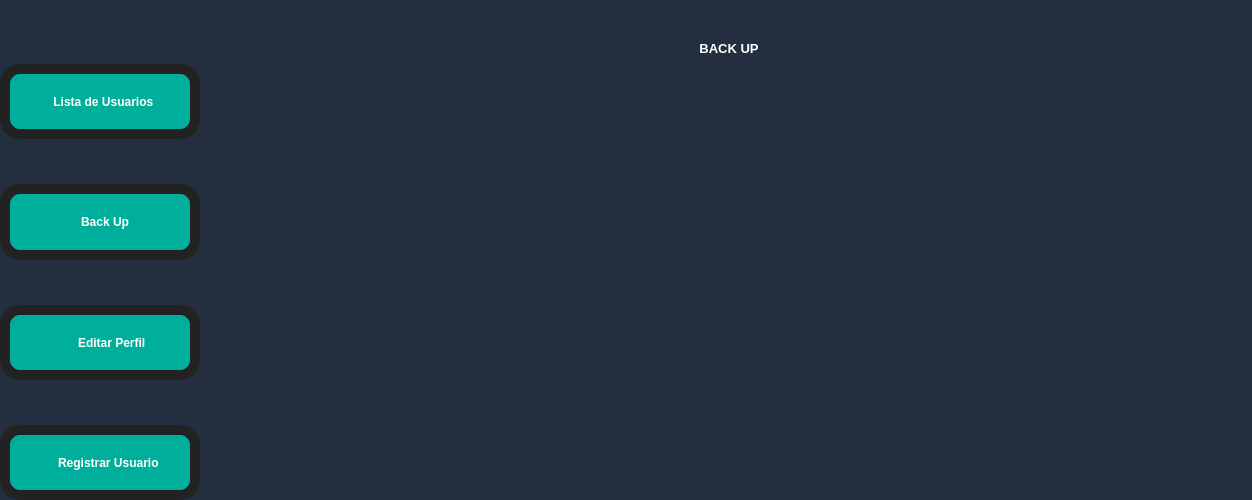
<?xml version="1.0" encoding="UTF-8"?>
<ui version="4.0">
 <class>MainWindow</class>
 <widget class="QMainWindow" name="MainWindow">
  <property name="geometry">
   <rect>
    <x>0</x>
    <y>0</y>
    <width>1252</width>
    <height>500</height>
   </rect>
  </property>
  <property name="windowTitle">
   <string>MainWindow</string>
  </property>
  <property name="styleSheet">
   <string notr="true"/>
  </property>
  <widget class="QWidget" name="centralWidget">
   <property name="styleSheet">
    <string notr="true">/*-----QWidget-----*/
QWidget
{
	border: 0;
	background-color: #232F3E;
	color: #fff;
	selection-background-color: #fff;
	selection-color: #000;
}</string>
   </property>
   <layout class="QHBoxLayout" name="horizontalLayout">
    <property name="spacing">
     <number>0</number>
    </property>
    <property name="leftMargin">
     <number>0</number>
    </property>
    <property name="topMargin">
     <number>0</number>
    </property>
    <property name="rightMargin">
     <number>0</number>
    </property>
    <property name="bottomMargin">
     <number>0</number>
    </property>
    <item alignment="Qt::AlignHCenter|Qt::AlignVCenter">
     <widget class="QFrame" name="barMenu">
      <property name="sizePolicy">
       <sizepolicy hsizetype="Preferred" vsizetype="Preferred">
        <horstretch>0</horstretch>
        <verstretch>0</verstretch>
       </sizepolicy>
      </property>
      <property name="minimumSize">
       <size>
        <width>200</width>
        <height>500</height>
       </size>
      </property>
      <property name="styleSheet">
       <string notr="true">/*-QPushButton-*/
QPushButton{
	background-color: #00af9b;
	color: #fff;
	min-width: 80px;
	border: 10px solid #222;
	border-radius: 20px;
	padding: 5px;
}

QPushButton::flat{
	background-color: transparent;
	border: none;
	color: #000;
}

QPushButton::disabled{
	background-color: #606060;
	color: #959595;
	border-color: #051a39;
}

QPushButton::hover{
	background-color:#006a9b;
	border-color: #46a2da;
	border-style: ridge;
}

QPushButton::pressed{
	background-color:  #2385b4;
	border: 1px solid #46a2da;
}

QPushButton::checked{
	background-color:#006a9b; 
	border-color: #46a2da;
	border-style: ridge;
}</string>
      </property>
      <property name="frameShape">
       <enum>QFrame::NoFrame</enum>
      </property>
      <property name="frameShadow">
       <enum>QFrame::Raised</enum>
      </property>
      <layout class="QVBoxLayout" name="verticalLayout" stretch="0,0,0,0">
       <property name="spacing">
        <number>45</number>
       </property>
       <property name="sizeConstraint">
        <enum>QLayout::SetDefaultConstraint</enum>
       </property>
       <property name="leftMargin">
        <number>0</number>
       </property>
       <property name="topMargin">
        <number>64</number>
       </property>
       <property name="rightMargin">
        <number>0</number>
       </property>
       <property name="bottomMargin">
        <number>0</number>
       </property>
       <item>
        <widget class="QPushButton" name="aListaDeUsuarios">
         <property name="sizePolicy">
          <sizepolicy hsizetype="Preferred" vsizetype="Preferred">
           <horstretch>0</horstretch>
           <verstretch>0</verstretch>
          </sizepolicy>
         </property>
         <property name="minimumSize">
          <size>
           <width>110</width>
           <height>0</height>
          </size>
         </property>
         <property name="font">
          <font>
           <weight>75</weight>
           <bold>true</bold>
           <kerning>true</kerning>
          </font>
         </property>
         <property name="text">
          <string>  Lista de Usuarios</string>
         </property>
         <property name="icon">
          <iconset resource="../RecursosSTPUI.qrc">
           <normaloff>:/Imagnes MainSTP/MyIconos/id-card-solid.svg</normaloff>:/Imagnes MainSTP/MyIconos/id-card-solid.svg</iconset>
         </property>
         <property name="iconSize">
          <size>
           <width>40</width>
           <height>40</height>
          </size>
         </property>
         <property name="checkable">
          <bool>true</bool>
         </property>
         <property name="checked">
          <bool>false</bool>
         </property>
         <property name="autoDefault">
          <bool>false</bool>
         </property>
         <property name="flat">
          <bool>false</bool>
         </property>
        </widget>
       </item>
       <item>
        <widget class="QPushButton" name="bBackUp">
         <property name="sizePolicy">
          <sizepolicy hsizetype="Preferred" vsizetype="Preferred">
           <horstretch>0</horstretch>
           <verstretch>0</verstretch>
          </sizepolicy>
         </property>
         <property name="minimumSize">
          <size>
           <width>110</width>
           <height>0</height>
          </size>
         </property>
         <property name="font">
          <font>
           <weight>75</weight>
           <bold>true</bold>
          </font>
         </property>
         <property name="layoutDirection">
          <enum>Qt::LeftToRight</enum>
         </property>
         <property name="autoFillBackground">
          <bool>false</bool>
         </property>
         <property name="styleSheet">
          <string notr="true"/>
         </property>
         <property name="text">
          <string>          Back Up       </string>
         </property>
         <property name="icon">
          <iconset resource="../RecursosSTPUI.qrc">
           <normaloff>:/Imagnes MainSTP/MyIconos/database-solid.svg</normaloff>:/Imagnes MainSTP/MyIconos/database-solid.svg</iconset>
         </property>
         <property name="iconSize">
          <size>
           <width>40</width>
           <height>40</height>
          </size>
         </property>
         <property name="checkable">
          <bool>true</bool>
         </property>
         <property name="checked">
          <bool>false</bool>
         </property>
         <property name="autoRepeat">
          <bool>false</bool>
         </property>
         <property name="autoExclusive">
          <bool>false</bool>
         </property>
         <property name="autoDefault">
          <bool>true</bool>
         </property>
         <property name="default">
          <bool>false</bool>
         </property>
         <property name="flat">
          <bool>false</bool>
         </property>
        </widget>
       </item>
       <item>
        <widget class="QPushButton" name="cEditarPerfil">
         <property name="sizePolicy">
          <sizepolicy hsizetype="Preferred" vsizetype="Preferred">
           <horstretch>0</horstretch>
           <verstretch>0</verstretch>
          </sizepolicy>
         </property>
         <property name="minimumSize">
          <size>
           <width>110</width>
           <height>0</height>
          </size>
         </property>
         <property name="font">
          <font>
           <weight>75</weight>
           <bold>true</bold>
          </font>
         </property>
         <property name="text">
          <string>       Editar Perfil</string>
         </property>
         <property name="icon">
          <iconset resource="../RecursosSTPUI.qrc">
           <normaloff>:/Imagnes MainSTP/MyIconos/cogs-solid.svg</normaloff>:/Imagnes MainSTP/MyIconos/cogs-solid.svg</iconset>
         </property>
         <property name="iconSize">
          <size>
           <width>35</width>
           <height>35</height>
          </size>
         </property>
         <property name="checkable">
          <bool>true</bool>
         </property>
         <property name="checked">
          <bool>false</bool>
         </property>
        </widget>
       </item>
       <item>
        <widget class="QPushButton" name="dRegistrarUsuario">
         <property name="sizePolicy">
          <sizepolicy hsizetype="Preferred" vsizetype="Preferred">
           <horstretch>0</horstretch>
           <verstretch>0</verstretch>
          </sizepolicy>
         </property>
         <property name="minimumSize">
          <size>
           <width>110</width>
           <height>0</height>
          </size>
         </property>
         <property name="font">
          <font>
           <weight>75</weight>
           <bold>true</bold>
          </font>
         </property>
         <property name="text">
          <string>     Registrar Usuario</string>
         </property>
         <property name="icon">
          <iconset resource="../RecursosSTPUI.qrc">
           <normaloff>:/Imagnes MainSTP/MyIconos/id-card-solid.svg</normaloff>:/Imagnes MainSTP/MyIconos/id-card-solid.svg</iconset>
         </property>
         <property name="iconSize">
          <size>
           <width>40</width>
           <height>40</height>
          </size>
         </property>
         <property name="checkable">
          <bool>true</bool>
         </property>
         <property name="checked">
          <bool>false</bool>
         </property>
        </widget>
       </item>
      </layout>
     </widget>
    </item>
    <item>
     <widget class="QFrame" name="menuPrincipal">
      <property name="sizePolicy">
       <sizepolicy hsizetype="Preferred" vsizetype="Expanding">
        <horstretch>0</horstretch>
        <verstretch>0</verstretch>
       </sizepolicy>
      </property>
      <property name="frameShape">
       <enum>QFrame::StyledPanel</enum>
      </property>
      <property name="frameShadow">
       <enum>QFrame::Raised</enum>
      </property>
      <layout class="QVBoxLayout" name="verticalLayout_4">
       <property name="spacing">
        <number>0</number>
       </property>
       <property name="leftMargin">
        <number>6</number>
       </property>
       <property name="topMargin">
        <number>0</number>
       </property>
       <property name="rightMargin">
        <number>0</number>
       </property>
       <property name="bottomMargin">
        <number>0</number>
       </property>
       <item>
        <widget class="QFrame" name="header">
         <property name="minimumSize">
          <size>
           <width>0</width>
           <height>0</height>
          </size>
         </property>
         <property name="maximumSize">
          <size>
           <width>16777215</width>
           <height>16777215</height>
          </size>
         </property>
         <property name="layoutDirection">
          <enum>Qt::LeftToRight</enum>
         </property>
         <property name="frameShape">
          <enum>QFrame::StyledPanel</enum>
         </property>
         <property name="frameShadow">
          <enum>QFrame::Raised</enum>
         </property>
         <layout class="QHBoxLayout" name="horizontalLayout_2">
          <property name="spacing">
           <number>0</number>
          </property>
          <property name="leftMargin">
           <number>0</number>
          </property>
          <property name="topMargin">
           <number>0</number>
          </property>
          <property name="rightMargin">
           <number>0</number>
          </property>
          <property name="bottomMargin">
           <number>0</number>
          </property>
          <item alignment="Qt::AlignRight">
           <widget class="QFrame" name="controlsFrame">
            <property name="frameShape">
             <enum>QFrame::StyledPanel</enum>
            </property>
            <property name="frameShadow">
             <enum>QFrame::Raised</enum>
            </property>
            <layout class="QHBoxLayout" name="horizontalLayout_4">
             <property name="spacing">
              <number>0</number>
             </property>
             <property name="leftMargin">
              <number>0</number>
             </property>
             <property name="topMargin">
              <number>0</number>
             </property>
             <property name="rightMargin">
              <number>0</number>
             </property>
             <property name="bottomMargin">
              <number>0</number>
             </property>
             <item>
              <widget class="QPushButton" name="salir">
               <property name="minimumSize">
                <size>
                 <width>0</width>
                 <height>30</height>
                </size>
               </property>
               <property name="maximumSize">
                <size>
                 <width>30</width>
                 <height>30</height>
                </size>
               </property>
               <property name="text">
                <string/>
               </property>
               <property name="icon">
                <iconset resource="../RecursosSTPUI.qrc">
                 <normaloff>:/Imagnes MainSTP/MyIconos/icono Salir.png</normaloff>:/Imagnes MainSTP/MyIconos/icono Salir.png</iconset>
               </property>
               <property name="iconSize">
                <size>
                 <width>26</width>
                 <height>26</height>
                </size>
               </property>
              </widget>
             </item>
            </layout>
           </widget>
          </item>
         </layout>
        </widget>
       </item>
       <item>
        <widget class="QFrame" name="screenFrame">
         <property name="frameShape">
          <enum>QFrame::StyledPanel</enum>
         </property>
         <property name="frameShadow">
          <enum>QFrame::Raised</enum>
         </property>
         <layout class="QVBoxLayout" name="verticalLayout_6">
          <property name="spacing">
           <number>0</number>
          </property>
          <property name="leftMargin">
           <number>0</number>
          </property>
          <property name="topMargin">
           <number>0</number>
          </property>
          <property name="rightMargin">
           <number>0</number>
          </property>
          <property name="bottomMargin">
           <number>0</number>
          </property>
          <item>
           <widget class="QStackedWidget" name="stackedWidget">
            <property name="sizePolicy">
             <sizepolicy hsizetype="Preferred" vsizetype="Preferred">
              <horstretch>0</horstretch>
              <verstretch>0</verstretch>
             </sizepolicy>
            </property>
            <property name="font">
             <font>
              <weight>75</weight>
              <bold>true</bold>
             </font>
            </property>
            <property name="currentIndex">
             <number>1</number>
            </property>
            <widget class="QWidget" name="listaDeUsuarios">
             <property name="font">
              <font>
               <weight>75</weight>
               <bold>true</bold>
              </font>
             </property>
             <layout class="QVBoxLayout" name="verticalLayout_7">
              <property name="spacing">
               <number>0</number>
              </property>
              <property name="leftMargin">
               <number>0</number>
              </property>
              <property name="topMargin">
               <number>0</number>
              </property>
              <property name="rightMargin">
               <number>0</number>
              </property>
              <property name="bottomMargin">
               <number>0</number>
              </property>
              <item alignment="Qt::AlignTop">
               <widget class="QFrame" name="usuariosTittle">
                <property name="frameShape">
                 <enum>QFrame::StyledPanel</enum>
                </property>
                <property name="frameShadow">
                 <enum>QFrame::Raised</enum>
                </property>
                <layout class="QVBoxLayout" name="verticalLayout_8">
                 <item alignment="Qt::AlignHCenter|Qt::AlignTop">
                  <widget class="QLabel" name="usuariosLabel">
                   <property name="sizePolicy">
                    <sizepolicy hsizetype="Fixed" vsizetype="Preferred">
                     <horstretch>0</horstretch>
                     <verstretch>0</verstretch>
                    </sizepolicy>
                   </property>
                   <property name="font">
                    <font>
                     <pointsize>10</pointsize>
                     <weight>75</weight>
                     <bold>true</bold>
                    </font>
                   </property>
                   <property name="text">
                    <string>LISTA DE USUARIOS</string>
                   </property>
                   <property name="alignment">
                    <set>Qt::AlignCenter</set>
                   </property>
                  </widget>
                 </item>
                </layout>
               </widget>
              </item>
              <item>
               <widget class="QFrame" name="usuariosFrame">
                <property name="sizePolicy">
                 <sizepolicy hsizetype="Preferred" vsizetype="Expanding">
                  <horstretch>0</horstretch>
                  <verstretch>0</verstretch>
                 </sizepolicy>
                </property>
                <property name="autoFillBackground">
                 <bool>false</bool>
                </property>
                <property name="frameShape">
                 <enum>QFrame::StyledPanel</enum>
                </property>
                <property name="frameShadow">
                 <enum>QFrame::Raised</enum>
                </property>
                <layout class="QGridLayout" name="gridLayout">
                 <property name="leftMargin">
                  <number>0</number>
                 </property>
                 <property name="topMargin">
                  <number>0</number>
                 </property>
                 <property name="rightMargin">
                  <number>0</number>
                 </property>
                 <property name="bottomMargin">
                  <number>0</number>
                 </property>
                 <property name="spacing">
                  <number>0</number>
                 </property>
                </layout>
               </widget>
              </item>
             </layout>
            </widget>
            <widget class="QWidget" name="backUp">
             <layout class="QVBoxLayout" name="verticalLayout_14">
              <property name="spacing">
               <number>0</number>
              </property>
              <property name="leftMargin">
               <number>0</number>
              </property>
              <property name="topMargin">
               <number>0</number>
              </property>
              <property name="rightMargin">
               <number>0</number>
              </property>
              <property name="bottomMargin">
               <number>0</number>
              </property>
              <item>
               <widget class="QFrame" name="backUpTittle">
                <property name="frameShape">
                 <enum>QFrame::StyledPanel</enum>
                </property>
                <property name="frameShadow">
                 <enum>QFrame::Raised</enum>
                </property>
                <layout class="QVBoxLayout" name="verticalLayout_13">
                 <property name="spacing">
                  <number>0</number>
                 </property>
                 <item alignment="Qt::AlignHCenter|Qt::AlignTop">
                  <widget class="QLabel" name="backUpLabel">
                   <property name="sizePolicy">
                    <sizepolicy hsizetype="Fixed" vsizetype="Preferred">
                     <horstretch>0</horstretch>
                     <verstretch>0</verstretch>
                    </sizepolicy>
                   </property>
                   <property name="font">
                    <font>
                     <pointsize>10</pointsize>
                     <weight>75</weight>
                     <bold>true</bold>
                     <kerning>true</kerning>
                    </font>
                   </property>
                   <property name="text">
                    <string>BACK UP</string>
                   </property>
                   <property name="alignment">
                    <set>Qt::AlignCenter</set>
                   </property>
                   <property name="wordWrap">
                    <bool>false</bool>
                   </property>
                  </widget>
                 </item>
                 <item>
                  <widget class="QFrame" name="BackUpframe">
                   <property name="sizePolicy">
                    <sizepolicy hsizetype="Preferred" vsizetype="Expanding">
                     <horstretch>0</horstretch>
                     <verstretch>0</verstretch>
                    </sizepolicy>
                   </property>
                   <property name="frameShape">
                    <enum>QFrame::StyledPanel</enum>
                   </property>
                   <property name="frameShadow">
                    <enum>QFrame::Raised</enum>
                   </property>
                   <layout class="QGridLayout" name="gridLayout_4">
                    <property name="leftMargin">
                     <number>0</number>
                    </property>
                    <property name="topMargin">
                     <number>0</number>
                    </property>
                    <property name="rightMargin">
                     <number>0</number>
                    </property>
                    <property name="bottomMargin">
                     <number>0</number>
                    </property>
                    <property name="spacing">
                     <number>0</number>
                    </property>
                   </layout>
                  </widget>
                 </item>
                </layout>
               </widget>
              </item>
             </layout>
            </widget>
            <widget class="QWidget" name="perfil">
             <layout class="QVBoxLayout" name="verticalLayout_12">
              <property name="spacing">
               <number>0</number>
              </property>
              <property name="leftMargin">
               <number>0</number>
              </property>
              <property name="topMargin">
               <number>0</number>
              </property>
              <property name="rightMargin">
               <number>0</number>
              </property>
              <property name="bottomMargin">
               <number>0</number>
              </property>
              <item>
               <widget class="QFrame" name="perfilTittle">
                <property name="frameShape">
                 <enum>QFrame::StyledPanel</enum>
                </property>
                <property name="frameShadow">
                 <enum>QFrame::Raised</enum>
                </property>
                <layout class="QVBoxLayout" name="verticalLayout_11">
                 <property name="spacing">
                  <number>0</number>
                 </property>
                 <property name="leftMargin">
                  <number>9</number>
                 </property>
                 <property name="topMargin">
                  <number>9</number>
                 </property>
                 <property name="rightMargin">
                  <number>9</number>
                 </property>
                 <property name="bottomMargin">
                  <number>9</number>
                 </property>
                 <item alignment="Qt::AlignHCenter|Qt::AlignTop">
                  <widget class="QLabel" name="perfiLabel">
                   <property name="sizePolicy">
                    <sizepolicy hsizetype="Fixed" vsizetype="Preferred">
                     <horstretch>0</horstretch>
                     <verstretch>0</verstretch>
                    </sizepolicy>
                   </property>
                   <property name="minimumSize">
                    <size>
                     <width>0</width>
                     <height>0</height>
                    </size>
                   </property>
                   <property name="font">
                    <font>
                     <pointsize>10</pointsize>
                     <weight>75</weight>
                     <bold>true</bold>
                    </font>
                   </property>
                   <property name="text">
                    <string>PERFIL</string>
                   </property>
                   <property name="alignment">
                    <set>Qt::AlignCenter</set>
                   </property>
                  </widget>
                 </item>
                </layout>
               </widget>
              </item>
              <item>
               <widget class="QFrame" name="perfilFrame">
                <property name="sizePolicy">
                 <sizepolicy hsizetype="Preferred" vsizetype="Expanding">
                  <horstretch>0</horstretch>
                  <verstretch>0</verstretch>
                 </sizepolicy>
                </property>
                <property name="frameShape">
                 <enum>QFrame::StyledPanel</enum>
                </property>
                <property name="frameShadow">
                 <enum>QFrame::Raised</enum>
                </property>
                <layout class="QGridLayout" name="gridLayout_3">
                 <property name="leftMargin">
                  <number>0</number>
                 </property>
                 <property name="topMargin">
                  <number>0</number>
                 </property>
                 <property name="rightMargin">
                  <number>0</number>
                 </property>
                 <property name="bottomMargin">
                  <number>0</number>
                 </property>
                 <property name="spacing">
                  <number>0</number>
                 </property>
                </layout>
               </widget>
              </item>
             </layout>
            </widget>
            <widget class="QWidget" name="registro">
             <layout class="QVBoxLayout" name="verticalLayout_10">
              <property name="spacing">
               <number>0</number>
              </property>
              <property name="leftMargin">
               <number>0</number>
              </property>
              <property name="topMargin">
               <number>0</number>
              </property>
              <property name="rightMargin">
               <number>0</number>
              </property>
              <property name="bottomMargin">
               <number>0</number>
              </property>
              <item>
               <widget class="QFrame" name="registroTittle">
                <property name="frameShape">
                 <enum>QFrame::StyledPanel</enum>
                </property>
                <property name="frameShadow">
                 <enum>QFrame::Raised</enum>
                </property>
                <layout class="QVBoxLayout" name="verticalLayout_9">
                 <property name="spacing">
                  <number>0</number>
                 </property>
                 <item alignment="Qt::AlignHCenter|Qt::AlignTop">
                  <widget class="QLabel" name="registroLabel">
                   <property name="sizePolicy">
                    <sizepolicy hsizetype="Fixed" vsizetype="Preferred">
                     <horstretch>0</horstretch>
                     <verstretch>0</verstretch>
                    </sizepolicy>
                   </property>
                   <property name="font">
                    <font>
                     <pointsize>10</pointsize>
                     <weight>75</weight>
                     <bold>true</bold>
                    </font>
                   </property>
                   <property name="text">
                    <string>REGISTRAR USUARIO NUEVO</string>
                   </property>
                   <property name="alignment">
                    <set>Qt::AlignCenter</set>
                   </property>
                  </widget>
                 </item>
                </layout>
               </widget>
              </item>
              <item>
               <widget class="QFrame" name="registroFrame">
                <property name="sizePolicy">
                 <sizepolicy hsizetype="Preferred" vsizetype="Expanding">
                  <horstretch>0</horstretch>
                  <verstretch>0</verstretch>
                 </sizepolicy>
                </property>
                <property name="frameShape">
                 <enum>QFrame::StyledPanel</enum>
                </property>
                <property name="frameShadow">
                 <enum>QFrame::Raised</enum>
                </property>
                <layout class="QGridLayout" name="gridLayout_2">
                 <property name="leftMargin">
                  <number>0</number>
                 </property>
                 <property name="topMargin">
                  <number>0</number>
                 </property>
                 <property name="rightMargin">
                  <number>0</number>
                 </property>
                 <property name="bottomMargin">
                  <number>0</number>
                 </property>
                 <property name="spacing">
                  <number>0</number>
                 </property>
                </layout>
               </widget>
              </item>
             </layout>
            </widget>
           </widget>
          </item>
         </layout>
        </widget>
       </item>
      </layout>
     </widget>
    </item>
   </layout>
  </widget>
 </widget>
 <layoutdefault spacing="6" margin="11"/>
 <resources>
  <include location="../RecursosSTPUI.qrc"/>
 </resources>
 <connections/>
</ui>
